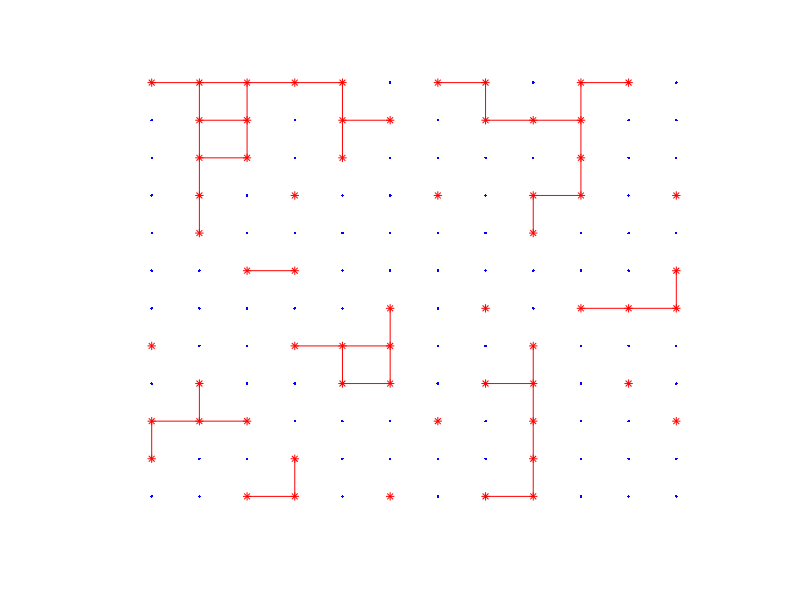

MATLAB code for this plot: (Note: this script raises an error after producing the figure.)
L=12;  % Gittergroesse L*L
p=0.5;  % Besetzungswahrscheinlichkeit
rand('state',0); % Standard initialisierung der Zufallszahlen

disp('Punktbesetzung:');
feld=-(rand(L,L) > p);
flipud(feld.')  % druck-plot gegen (x,y)
% Bedeutung feld-Werte: -1=leer, 0=besetzt, andere: 
% Cluster Indizes

% Plot
figure();axis([0 L+1 0 L+1]);hold on;
% besetzt/leer:
for x=1:L, for y=1:L
   if feld(x,y) >= 0, plot(x,y,'*r'); else, plot(x,y,'.b'); end        
end,end
% Linien zwischen besetzten Nachbarn
for x=1:L-1, for y=1:L
    if feld(x,y) >= 0 & feld(x+1,y) >= 0, plot([x x+1],[y y],'-r'); end
end,end
for x=1:L, for y=1:L-1
    if feld(x,y) >= 0 & feld(x,y+1) >= 0, plot([x x],[y y+1],'-r'); end
end,end
axis off;

pause

disp('Ergebnis, Baumsuche:');
[feld] = baum_analyse(feld);
flipud(feld.')
disp('Ergebnis, Hoshen-Kopelman:');
[feld] = hoshen_kopelman(feld); 
flipud(feld.')

%  bondperkolation - alle nachbarn immer verbunden, aber nur
%  einige der verbindungen sind aktiv

%  wenn nur horiz. aktive verbindung: wert = -2, nur vertikale verbindung: -1; passiv: 0
%  dann immer fallunterscheidung zwischen diesen faellen
%  die matrix hat demnach auch nur (Lx-1)x(Ly-1) als dimension
%  von jedem punkt aus werden nur die rechten bzw. unteren nachbarn ueberprueft
%  hab mal versucht, den code in baum_analyse ab zeile 58 so aufzubauen; der aufruf
%  in dieser datei hier fehlt noch; und in der anderen datei wird noch einiges falsch sein ;)